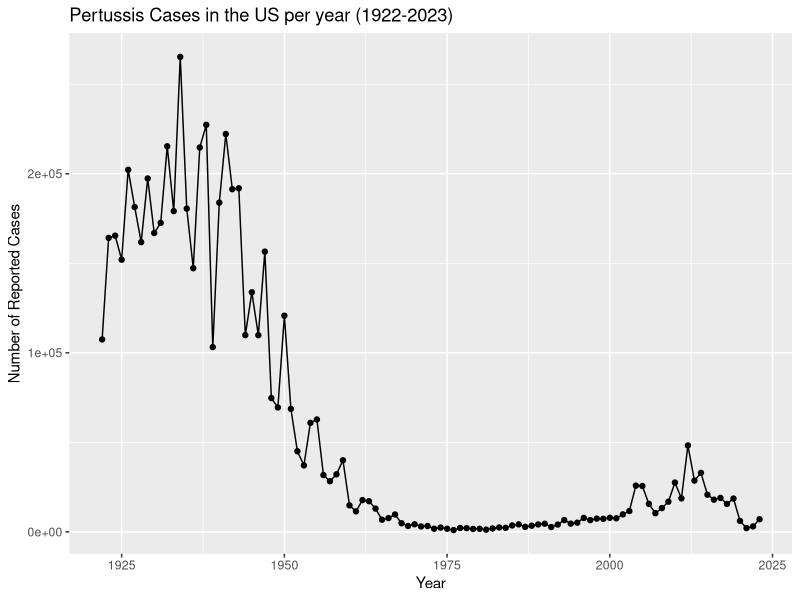
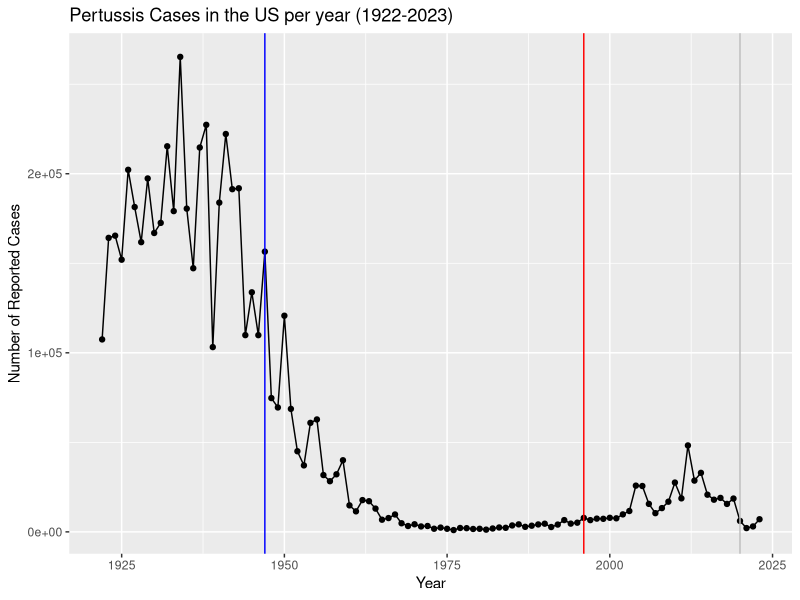

The R source for these figures, in order: (Note: this script raises an error after producing the figures.)
## ---- chunk 1
library(ggplot2)
library(jsonlite)
library(dplyr)
## ---- chunk 2
cdc <- data.frame(
                                 year = c(1922L,1923L,1924L,1925L,
                                          1926L,1927L,1928L,1929L,1930L,1931L,
                                          1932L,1933L,1934L,1935L,1936L,
                                          1937L,1938L,1939L,1940L,1941L,1942L,
                                          1943L,1944L,1945L,1946L,1947L,
                                          1948L,1949L,1950L,1951L,1952L,
                                          1953L,1954L,1955L,1956L,1957L,1958L,
                                          1959L,1960L,1961L,1962L,1963L,
                                          1964L,1965L,1966L,1967L,1968L,1969L,
                                          1970L,1971L,1972L,1973L,1974L,
                                          1975L,1976L,1977L,1978L,1979L,1980L,
                                          1981L,1982L,1983L,1984L,1985L,
                                          1986L,1987L,1988L,1989L,1990L,
                                          1991L,1992L,1993L,1994L,1995L,1996L,
                                          1997L,1998L,1999L,2000L,2001L,
                                          2002L,2003L,2004L,2005L,2006L,2007L,
                                          2008L,2009L,2010L,2011L,2012L,
                                          2013L,2014L,2015L,2016L,2017L,2018L,
                                          2019L,2020L,2021L,2022L,2023L),
                                cases = c(107473,164191,165418,152003,
                                          202210,181411,161799,197371,
                                          166914,172559,215343,179135,265269,
                                          180518,147237,214652,227319,103188,
                                          183866,222202,191383,191890,109873,
                                          133792,109860,156517,74715,69479,
                                          120718,68687,45030,37129,60886,
                                          62786,31732,28295,32148,40005,
                                          14809,11468,17749,17135,13005,6799,
                                          7717,9718,4810,3285,4249,3036,
                                          3287,1759,2402,1738,1010,2177,2063,
                                          1623,1730,1248,1895,2463,2276,
                                          3589,4195,2823,3450,4157,4570,
                                          2719,4083,6586,4617,5137,7796,6564,
                                          7405,7298,7867,7580,9771,11647,
                                          25827,25616,15632,10454,13278,
                                          16858,27550,18719,48277,28639,32971,
                                          20762,17972,18975,15609,18617,
                                          6124,2116,3044,7063)
       )
## ---- chunk 3
ggplot(cdc) +
  aes(year, cases) +
  geom_point() +
  geom_line() +
  labs(
    title = "Pertussis Cases in the US per year (1922-2023)",
    x = "Year",
    y = "Number of Reported Cases"
  )
  
## ---- chunk 4
ggplot(cdc) +
  aes(year, cases) +
  geom_point() +
  geom_line() +
  labs(
    title = "Pertussis Cases in the US per year (1922-2023)",
    x = "Year",
    y = "Number of Reported Cases"
  ) +
  geom_vline(xintercept = 1947, col="blue") +
  geom_vline(xintercept = 1996, col="red") +
  geom_vline(xintercept = 2020, col="grey") 
## ---- chunk 5
subject <- read_json("http://cmi-pb.org/api/v5_1/subject", simplifyVector = TRUE)

head(subject)
## ---- chunk 6
table(subject$infancy_vac)
## ---- chunk 7
table(subject$race, subject$biological_sex)
## ---- chunk 8
specimen <- read_json("http://cmi-pb.org/api/v5_1/specimen", simplifyVector = TRUE)
ab_titer <- read_json("http://cmi-pb.org/api/v5_1/plasma_ab_titer", simplifyVector = TRUE)
## ---- chunk 9
meta <- inner_join(subject, specimen)

head(meta)
## ---- chunk 10
ab_data <- inner_join(meta, ab_titer)

head(ab_data)
## ---- chunk 11
unique(ab_data$isotype)
## ---- chunk 12
unique(ab_data$antigen)
## ---- chunk 13
ggplot(ab_data) +
  aes(MFI, antigen) +
  geom_boxplot() +
  labs(
    title = "Antigen MFI levels across the whole dataset",
    x = "Antigen",
    y = "MFI Levels"
  ) +
  theme_minimal()
## ---- chunk 14
ab_data |> filter(isotype == "IgG") -> igg
## ---- chunk 15
ggplot(igg) +
  aes(MFI_normalised, antigen) +
  geom_boxplot() +
  labs(
    title = "IgG Antigen MFI levels across the whole dataset",
    x = "Antigen",
    y = "MFI Levels"
  ) +
  theme_minimal()
## ---- chunk 16
ggplot(igg) +
  aes(MFI_normalised, antigen, col=infancy_vac) +
  geom_boxplot() +
  labs(
    title = "IgG Antigen MFI levels across the whole dataset",
    x = "Antigen",
    y = "MFI Levels"
  ) +
  theme_minimal()
## ---- chunk 17
ggplot(igg) +
  aes(MFI_normalised, antigen) +
  geom_boxplot() +
  labs(
    title = "IgG Antigen MFI levels across the whole dataset",
    x = "Antigen",
    y = "MFI Levels"
  ) +
  theme_minimal() +
  facet_wrap(~infancy_vac)
## ---- chunk 18
igg |> filter(visit %in% 1:8) |>
 ggplot() +
  aes(MFI_normalised, antigen, col=infancy_vac) +
  geom_boxplot() +
  labs(
    title = "IgG Antigen MFI levels across the whole dataset",
    x = "Antigen",
    y = "MFI Levels"
  ) +
  theme_minimal() +
  facet_wrap(~visit, nrow=2)
## ---- chunk 19
igg |> filter(antigen == "PT") |> filter(dataset == "2021_dataset") -> pt
## ---- chunk 20
ggplot(pt) +
  aes(planned_day_relative_to_boost, MFI_normalised, col=infancy_vac, group = subject_id) +
  geom_point() +
  geom_line() +
  geom_vline(xintercept = 14, col="darkgreen")

## ---- chunk 21
sessionInfo()
